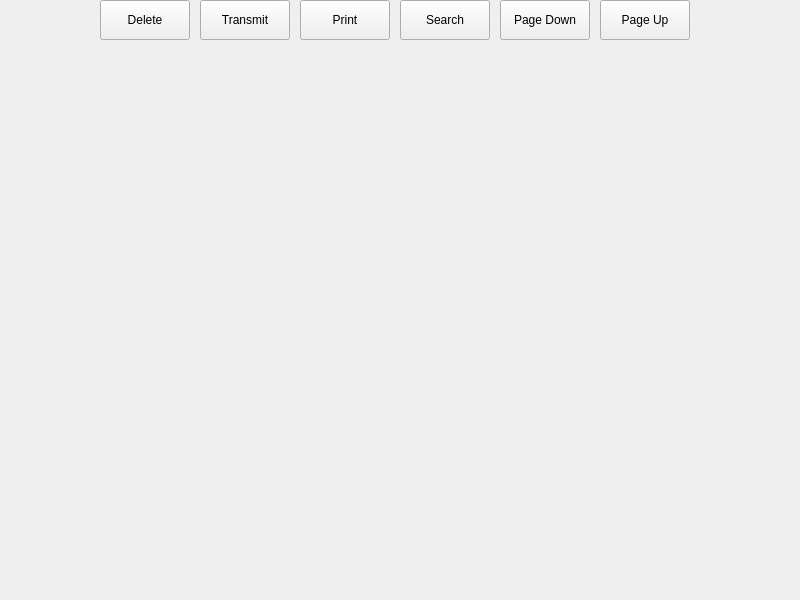
<?xml version="1.0" encoding="UTF-8"?>
<ui version="4.0">
 <class>ReviewWin</class>
 <widget class="QWidget" name="ReviewWin">
  <property name="geometry">
   <rect>
    <x>0</x>
    <y>0</y>
    <width>800</width>
    <height>600</height>
   </rect>
  </property>
  <property name="windowTitle">
   <string>MenuWin</string>
  </property>
  <widget class="QPushButton" name="pbPageDown">
   <property name="geometry">
    <rect>
     <x>500</x>
     <y>0</y>
     <width>90</width>
     <height>40</height>
    </rect>
   </property>
   <property name="text">
    <string>Page Down</string>
   </property>
  </widget>
  <widget class="QPushButton" name="pbSearch">
   <property name="geometry">
    <rect>
     <x>400</x>
     <y>0</y>
     <width>90</width>
     <height>40</height>
    </rect>
   </property>
   <property name="text">
    <string>Search</string>
   </property>
  </widget>
  <widget class="QPushButton" name="pbPageUp">
   <property name="geometry">
    <rect>
     <x>600</x>
     <y>0</y>
     <width>90</width>
     <height>40</height>
    </rect>
   </property>
   <property name="text">
    <string>Page Up</string>
   </property>
  </widget>
  <widget class="QPushButton" name="pbPrint">
   <property name="geometry">
    <rect>
     <x>300</x>
     <y>0</y>
     <width>90</width>
     <height>40</height>
    </rect>
   </property>
   <property name="text">
    <string>Print</string>
   </property>
  </widget>
  <widget class="QPushButton" name="pbDelete">
   <property name="geometry">
    <rect>
     <x>100</x>
     <y>0</y>
     <width>90</width>
     <height>40</height>
    </rect>
   </property>
   <property name="text">
    <string>Delete</string>
   </property>
  </widget>
  <widget class="QPushButton" name="pbTransmit">
   <property name="geometry">
    <rect>
     <x>200</x>
     <y>0</y>
     <width>90</width>
     <height>40</height>
    </rect>
   </property>
   <property name="text">
    <string>Transmit</string>
   </property>
  </widget>
 </widget>
 <layoutdefault spacing="6" margin="11"/>
 <resources/>
 <connections/>
</ui>
